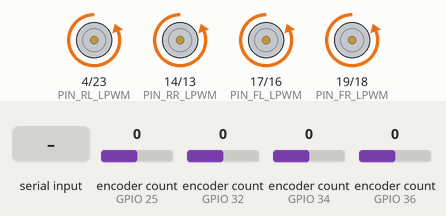
Simulated run of this sketch. Board: ESP32. Shown: motor-driver pin pairs drawn as motors (green arrow = first pin HIGH = forward, orange = second pin HIGH = backward, longer = more drive). Inputs (shaded band) come from the test bench; at power-on: encoder count (sensors on GPIO 25, GPIO 32, GPIO 34, GPIO 36) 0. What the sketch prints to the serial monitor is not drawn.

Above: at 1.2 s.
1.3 s: "1\n" received over Serial
At 1.8 s:
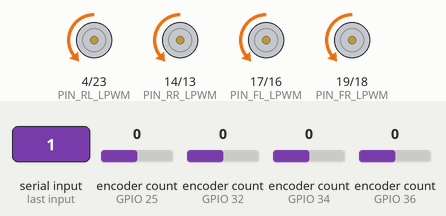
2.8 s: "0\n" received over Serial
At 3.1 s:
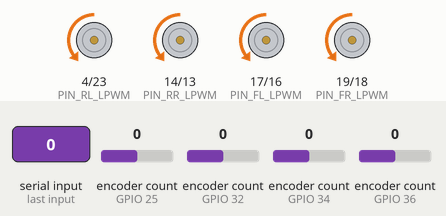
Timing chart, 0 to 5.8 s (numbered marks = the images above; inputs shaded):
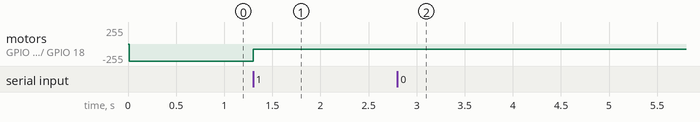

Measured:
- after the input at 1.3 s, motor on GPIO 4 (PIN_RL_LPWM) / GPIO 23 (PIN_RL_RPWM), motor on GPIO 14 (PIN_RR_LPWM) / GPIO 13 (PIN_RR_RPWM), motor on GPIO 17 (PIN_FL_LPWM) / GPIO 16 (PIN_FL_RPWM), motor on GPIO 19 (PIN_FR_LPWM) / GPIO 18 (PIN_FR_RPWM): backward 255/255 → backward 82/255 at once
- after the input at 2.8 s, motor on GPIO 4 (PIN_RL_LPWM) / GPIO 23 (PIN_RL_RPWM), motor on GPIO 14 (PIN_RR_LPWM) / GPIO 13 (PIN_RR_RPWM), motor on GPIO 17 (PIN_FL_LPWM) / GPIO 16 (PIN_FL_RPWM), motor on GPIO 19 (PIN_FR_LPWM) / GPIO 18 (PIN_FR_RPWM): backward 82/255 → backward 81/255 at once

The sketch:

wheel_speed_tunning.ino
```cpp
#include <Arduino.h>
#include <ESP32Encoder.h>
#include <math.h>

// ─────────────────────────────────────────────────────────────────────────────
// 1. HARDWARE PIN DEFINITIONS & LEDC CHANNELS (ESP32 Core v2.x.x)
// ─────────────────────────────────────────────────────────────────────────────
// Front Left Motor (Motor 1)
const int PIN_FL_RPWM = 16; const int PIN_FL_LPWM = 17;
const int CH_FL_RPWM  = 0;  const int CH_FL_LPWM  = 1;

// Front Right Motor (Motor 2)
const int PIN_FR_RPWM = 18; const int PIN_FR_LPWM = 19;
const int CH_FR_RPWM  = 2;  const int CH_FR_LPWM  = 3;

// Rear Left Motor (Motor 3)
const int PIN_RL_RPWM = 23; const int PIN_RL_LPWM = 4;
const int CH_RL_RPWM  = 4;  const int CH_RL_LPWM  = 5;

// Rear Right Motor (Motor 4)
const int PIN_RR_RPWM = 13; const int PIN_RR_LPWM = 14;
const int CH_RR_RPWM  = 6;  const int CH_RR_LPWM  = 7;

// Encoder Pins
const int PIN_FL_ENC_A = 36; const int PIN_FL_ENC_B = 39;
const int PIN_FR_ENC_A = 34; const int PIN_FR_ENC_B = 35;
const int PIN_RL_ENC_A = 25; const int PIN_RL_ENC_B = 26;
const int PIN_RR_ENC_A = 32; const int PIN_RR_ENC_B = 33;

// PWM Properties
const int PWM_FREQ = 5000;
const int PWM_RES  = 8;

// ─────────────────────────────────────────────────────────────────────────────
// 2. ROBOT GEOMETRY & TUNING CONFIGURATIONS
// ─────────────────────────────────────────────────────────────────────────────
const double WHEEL_RADIUS = 0.05; // 50mm
const double LX = 0.30;
const double LY = 0.30;
const int TICKS_PER_REV = 1300;

// UPDATED: Set maximum safe speed ceiling to your target max limit
const double MAX_SAFE_SPEED_MS = 1.0;

// Tuning Gains
double KP_INNER_VEL = 700.0; // Starting Proportional Gain estimate
double KI_INNER_VEL = 0.0;  // Kept at 0.0 for initial P-only tuning

// Low Pass Filter
double smoothed_wheel_speeds[4] = {0.0, 0.0, 0.0, 0.0};
const double ALPHA = 0.3;

// Core Loop Timing
const unsigned long INNER_LOOP_MS = 10;
unsigned long last_inner_time = 0;

// Kinematic Motion Commands (Robot Level Targets)
double target_robot_vx = 1.5; // Will automatically scale to max limits safely
double target_robot_vy = 0.0;
double target_robot_omega = 0.0;

double target_wheel_speeds[4] = {0.0, 0.0, 0.0, 0.0};
double actual_wheel_speeds[4] = {0.0, 0.0, 0.0, 0.0};
long prev_counts[4]           = {0, 0, 0, 0};
double wheel_integrals[4]     = {0.0, 0.0, 0.0, 0.0};

// Hardware Instance Handles
ESP32Encoder enc_FL;
ESP32Encoder enc_FR;
ESP32Encoder enc_RL;
ESP32Encoder enc_RR;

// ─────────────────────────────────────────────────────────────────────────────
// 3. LEDC LOW-LEVEL MOTOR DRIVER FUNCTIONS
// ─────────────────────────────────────────────────────────────────────────────
void setMotor1(int pwm) { // Front Left
    int p = constrain((int)abs(pwm), 0, 255);
    if (pwm >= 0) { ledcWrite(CH_FL_RPWM, p); ledcWrite(CH_FL_LPWM, 0); }
    else          { ledcWrite(CH_FL_RPWM, 0); ledcWrite(CH_FL_LPWM, p); }
}

void setMotor2(int pwm) { // Front Right
    int p = constrain((int)abs(pwm), 0, 255);
    if (pwm >= 0) { ledcWrite(CH_FR_RPWM, p); ledcWrite(CH_FR_LPWM, 0); }
    else          { ledcWrite(CH_FR_RPWM, 0); ledcWrite(CH_FR_LPWM, p); }
}

void setMotor3(int pwm) { // Rear Left
    int p = constrain((int)abs(pwm), 0, 255);
    if (pwm >= 0) { ledcWrite(CH_RL_RPWM, p); ledcWrite(CH_RL_LPWM, 0); }
    else          { ledcWrite(CH_RL_RPWM, 0); ledcWrite(CH_RL_LPWM, p); }
}

void setMotor4(int pwm) { // Rear Right
    int p = constrain((int)abs(pwm), 0, 255);
    if (pwm >= 0) { ledcWrite(CH_RR_RPWM, p); ledcWrite(CH_RR_LPWM, 0); }
    else          { ledcWrite(CH_RR_RPWM, 0); ledcWrite(CH_RR_LPWM, p); }
}

// ─────────────────────────────────────────────────────────────────────────────
// 4. KINEMATICS & SERIAL INTERACTION
// ─────────────────────────────────────────────────────────────────────────────
void mecanumInverseKinematics(double vx, double vy, double omega, double* speeds) {
    speeds[0] = vx - vy - (LX + LY) * omega; // FL
    speeds[1] = vx + vy + (LX + LY) * omega; // FR
    speeds[2] = vx + vy - (LX + LY) * omega; // RL
    speeds[3] = vx - vy + (LX + LY) * omega; // RR
}

void checkSerialKpTuning() {
    if (Serial.available() > 0) {
        String inputStr = Serial.readStringUntil('\n');
        inputStr.trim();
        if (inputStr.length() > 0) {
            KP_INNER_VEL = inputStr.toDouble();
            Serial.print(">>> Dynamic KP updated to: ");
            Serial.println(KP_INNER_VEL);
        }
    }
}

// ─────────────────────────────────────────────────────────────────────────────
// 5. SETUP & MAIN LOOP
// ─────────────────────────────────────────────────────────────────────────────
void setup() {
    Serial.begin(115200);

    ledcSetup(CH_FL_RPWM, PWM_FREQ, PWM_RES); ledcSetup(CH_FL_LPWM, PWM_FREQ, PWM_RES);
    ledcSetup(CH_FR_RPWM, PWM_FREQ, PWM_RES); ledcSetup(CH_FR_LPWM, PWM_FREQ, PWM_RES);
    ledcSetup(CH_RL_RPWM, PWM_FREQ, PWM_RES); ledcSetup(CH_RL_LPWM, PWM_FREQ, PWM_RES);
    ledcSetup(CH_RR_RPWM, PWM_FREQ, PWM_RES); ledcSetup(CH_RR_LPWM, PWM_FREQ, PWM_RES);

    ledcAttachPin(PIN_FL_RPWM, CH_FL_RPWM); ledcAttachPin(PIN_FL_LPWM, CH_FL_LPWM);
    ledcAttachPin(PIN_FR_RPWM, CH_FR_RPWM); ledcAttachPin(PIN_FR_LPWM, CH_FR_LPWM);
    ledcAttachPin(PIN_RL_RPWM, CH_RL_RPWM); ledcAttachPin(PIN_RL_LPWM, CH_RL_LPWM);
    ledcAttachPin(PIN_RR_RPWM, CH_RR_RPWM); ledcAttachPin(PIN_RR_LPWM, CH_RR_LPWM);

    ESP32Encoder::useInternalWeakPullResistors = puType::up;

    enc_FL.attachFullQuad(PIN_FL_ENC_A, PIN_FL_ENC_B);
    enc_FR.attachFullQuad(PIN_FR_ENC_A, PIN_FR_ENC_B);
    enc_RL.attachFullQuad(PIN_RL_ENC_A, PIN_RL_ENC_B);
    enc_RR.attachFullQuad(PIN_RR_ENC_A, PIN_RR_ENC_B);

    Serial.println("Kinematics Tuning System online. Type your new KP value into the input box.");
}

void loop() {
    checkSerialKpTuning();
    unsigned long now = millis();

    if (now - last_inner_time >= INNER_LOOP_MS) {
        double dt = (now - last_inner_time) / 1000.0;
        last_inner_time = now;

        long current_counts[4];
        current_counts[0] = enc_FL.getCount();
        current_counts[1] = enc_FR.getCount();
        current_counts[2] = enc_RL.getCount();
        current_counts[3] = enc_RR.getCount();

        // Process raw math safely without clearCount() register wipes
        for (int i = 0; i < 4; i++) {
            long delta_ticks = current_counts[i] - prev_counts[i];

            // Software direction correction for Left side motors (FL and RL)
            if (i == 0 || i == 2) { delta_ticks = -delta_ticks; }

            prev_counts[i] = current_counts[i];

            double revolutions = (double)delta_ticks / TICKS_PER_REV;
            double distance = revolutions * (2.0 * PI * WHEEL_RADIUS);
            double raw_speed = distance / dt;

            smoothed_wheel_speeds[i] = (ALPHA * raw_speed) + ((1.0 - ALPHA) * smoothed_wheel_speeds[i]);
            actual_wheel_speeds[i] = smoothed_wheel_speeds[i];
        }

        // Generate target wheel velocities
        mecanumInverseKinematics(target_robot_vx, target_robot_vy, target_robot_omega, target_wheel_speeds);

        // Cap velocities scaling down linearly if limits are exceeded
        double max_requested = 0.0;
        for(int i = 0; i < 4; i++) {
            if(abs(target_wheel_speeds[i]) > max_requested) {
                max_requested = abs(target_wheel_speeds[i]);
            }
        }
        if (max_requested > MAX_SAFE_SPEED_MS) {
            double scale = MAX_SAFE_SPEED_MS / max_requested;
            for(int i = 0; i < 4; i++) {
                target_wheel_speeds[i] *= scale;
            }
        }

        // Execute PID controller loop
        for (int i = 0; i < 4; i++) {
            double error = target_wheel_speeds[i] - actual_wheel_speeds[i];

            // Integral tracking (reserved for later steps)
            wheel_integrals[i] += error * dt;
            wheel_integrals[i] = constrain(wheel_integrals[i], -10.0, 10.0);

            // FEEDFORWARD CALCULATION: Maps 1.5 m/s linearly to 122.4 PWM
            double ff_term = target_wheel_speeds[i] * (122.4 / 1.5);

            // PROPORTIONAL TERM
            double p_term = error * KP_INNER_VEL;

            // INTEGRAL TERM
            double i_term = wheel_integrals[i] * KI_INNER_VEL;

            // Combine calculations into a single command output
            double raw_pwm_command = ff_term + p_term + i_term;

            // Constrain within hardware safety boundaries
            int final_pwm = constrain((int)raw_pwm_command, -255, 255);

            switch(i) {
                case 0: setMotor1(final_pwm); break;
                case 1: setMotor2(final_pwm); break;
                case 2: setMotor3(final_pwm); break;
                case 3: setMotor4(final_pwm); break;
            }
        }

        // Output format optimized for the Arduino Serial Plotter
        Serial.printf("Target:%.2f,FL:%.2f,FR:%.2f,RL:%.2f,RR:%.2f\n",
                      target_wheel_speeds[0], actual_wheel_speeds[0], actual_wheel_speeds[1],
                      actual_wheel_speeds[2], actual_wheel_speeds[3]);
    }
}
```
